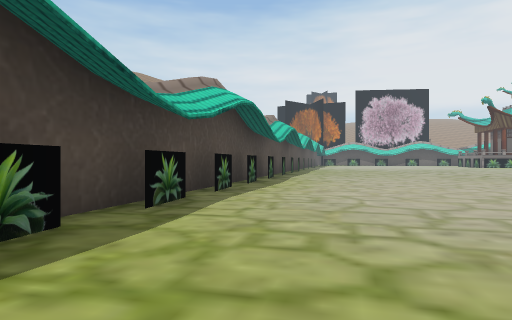
[1] (above)

24 first-person views from a walk through a scene from a Unity 3-D project. The camera is 1.2 m above the floor, looks level and sees 75° across. The floor is counted in squares, 2 m on a side. Each view is taken from the middle of a square. On the plan, view 1 faces up. The plan holds only what a view shows up to about 10 squares ahead; the rest is blank. The place goes on beyond the plan. Some surface patterns are stand-ins.

[2]
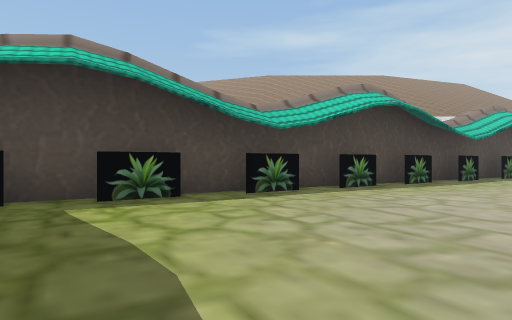

[3]
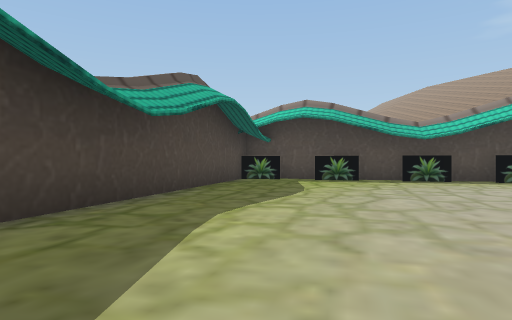

[4]
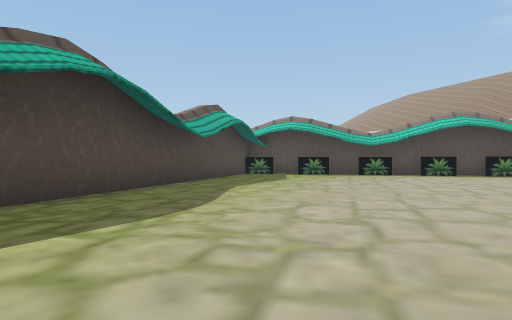

[5]
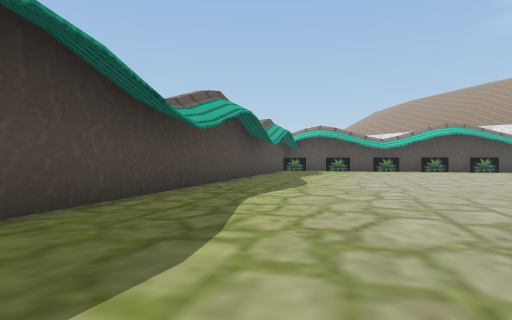

[6]
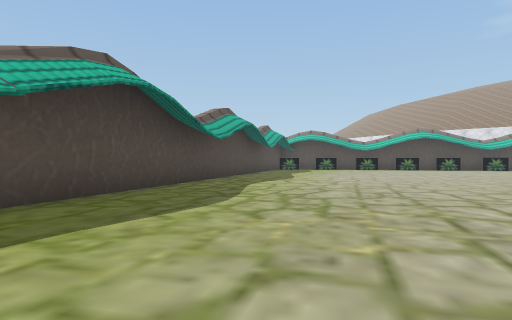

[7]
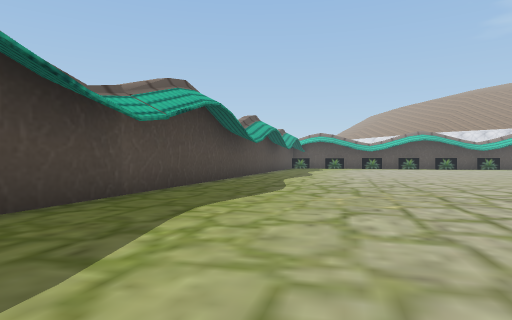

[8]
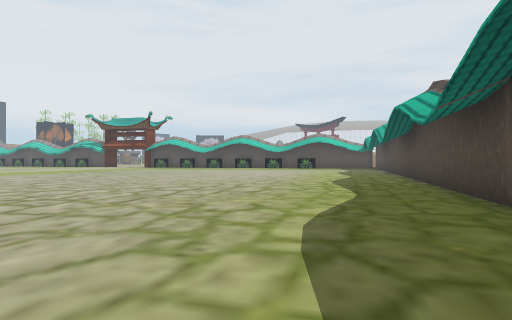

[9]
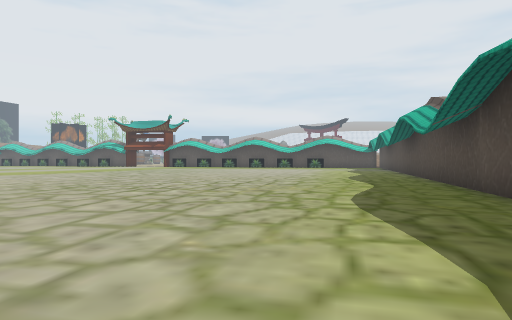

[10]
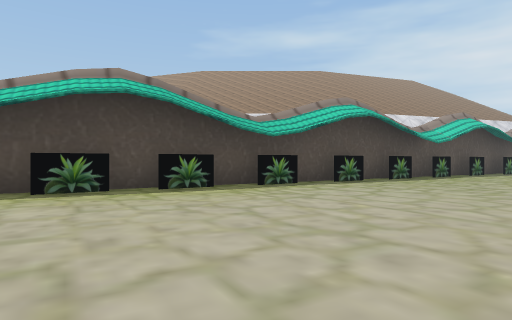

[11]
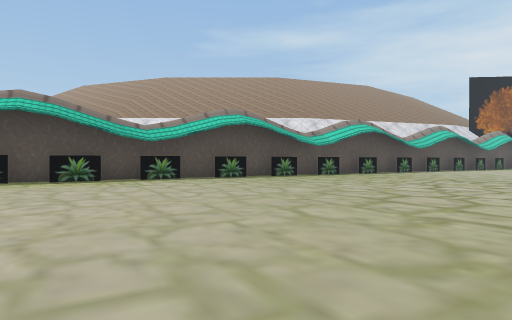

[12]
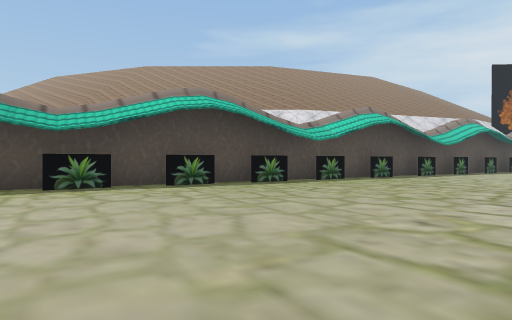

[13]
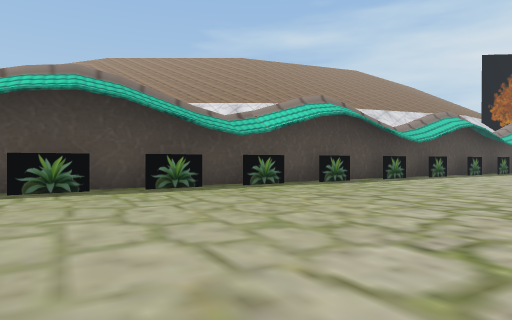

[14]
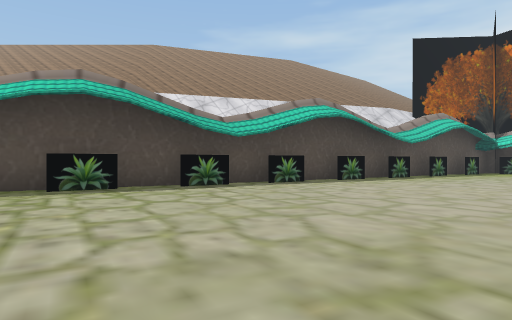

[15]
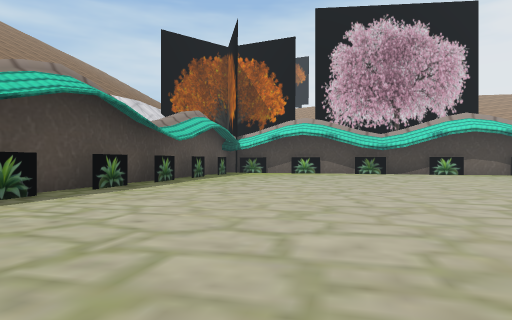

[16]
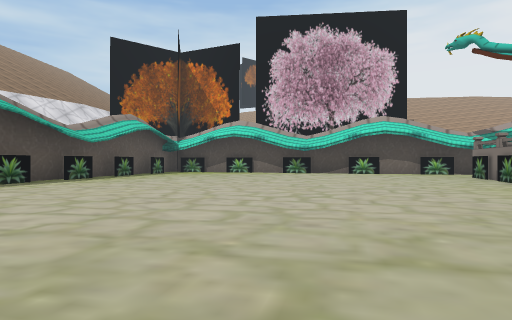

[17]
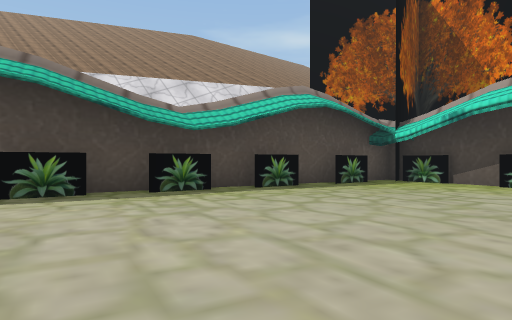

[18]
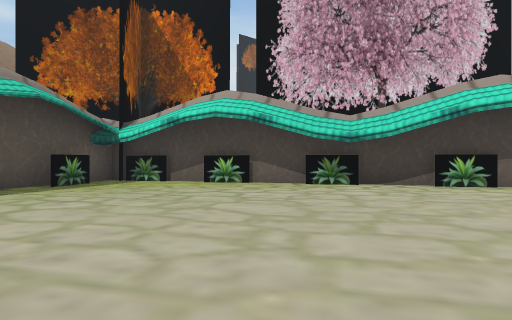

[19]
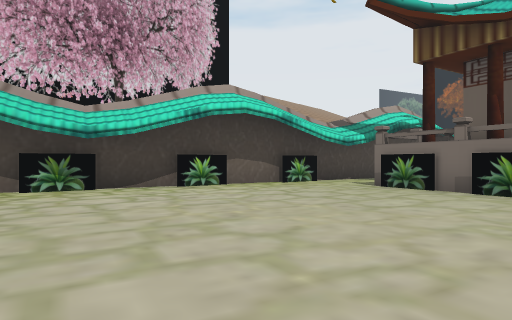

[20]
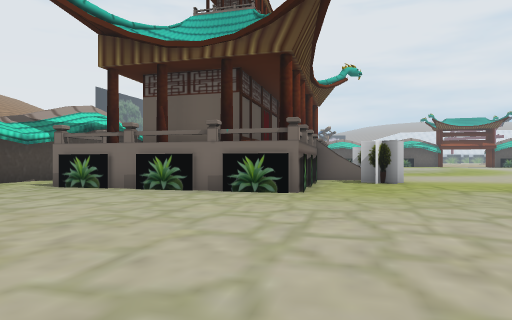

[21]
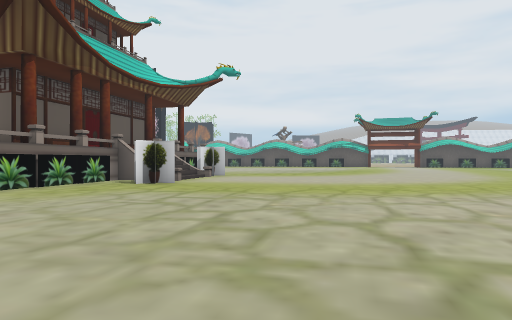

[22]
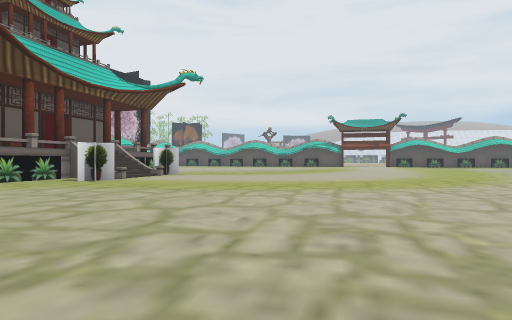

[23]
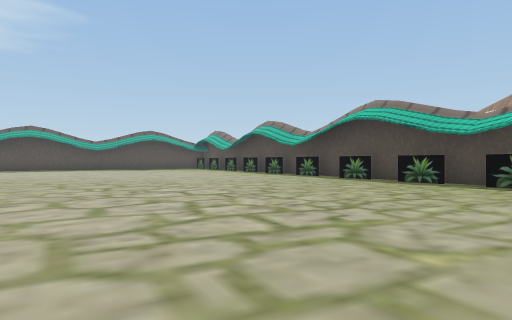

[24]
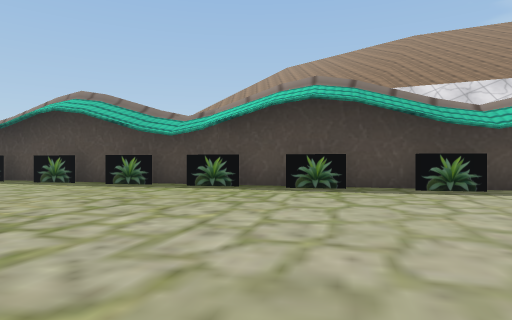

### Floor plan
Key: @ floor where view 1 was taken; # wall or solid block; x gap in a wall; . floor; / step, stairs or slope; O other object.
Columns run from 3 left of view 1 to 21 right of it. Each row starts with its distance up from view 1.
 36          ##O#
 35          #..#O##
 34          #.....#O###
 33          #.........O#O##
 32         # .............##
 31         #...............
 30          ............O###
 29         #............###
 28        ##............O
 27        #.............###
 26        #............O  ##
 25       # ............#OO#
 24       #................Ox
 23       #................O/
 22       #................//
 21       #..................
 20      # ..................
 19      #...................
 18       ...................
 17     #....................
 16     # ...................
 15     #.......... .........
 14      .........    .......
 13    # .........     ......
 12    #..........       ...
 11     ..........        ..
 10   #...........
  9   # ..........
  8   #...........
  7    ...........
  6  #............       ..
  5  # ...........      .....
  4  #..............  .......
  3  #.......................
  2 # .......................
  1 #........................
  0  ..@.....................
 -1  ###.....................
 -2    #####.................
 -3        ####..............
 -4           #####..........
 -5               #####......
 -6                   ####...
 -7                      ####

Where each view was taken, in squares from view 1:
view 1: 0 up, 0 right, facing up
view 2: 0 up, 3 right, facing up-left
view 3: 0 up, 8 right, facing left
view 4: 0 up, 12 right, facing left
view 5: 2 down, 16 right, facing left
view 6: 2 down, 19 right, facing left
view 7: 3 down, 21 right, facing left
view 8: 2 down, 11 right, facing right
view 9: 1 down, 9 right, facing right
view 10: 5 up, 6 right, facing up-left
view 11: 6 up, 10 right, facing up-left
view 12: 9 up, 8 right, facing up-left
view 13: 12 up, 8 right, facing up-left
view 14: 18 up, 10 right, facing up-left
view 15: 20 up, 8 right, facing up
view 16: 19 up, 11 right, facing up
view 17: 26 up, 11 right, facing up-left
view 18: 26 up, 11 right, facing up
view 19: 27 up, 11 right, facing up-right
view 20: 26 up, 11 right, facing right
view 21: 20 up, 11 right, facing right
view 22: 18 up, 10 right, facing right
view 23: 19 up, 11 right, facing down-left
view 24: 19 up, 10 right, facing left
